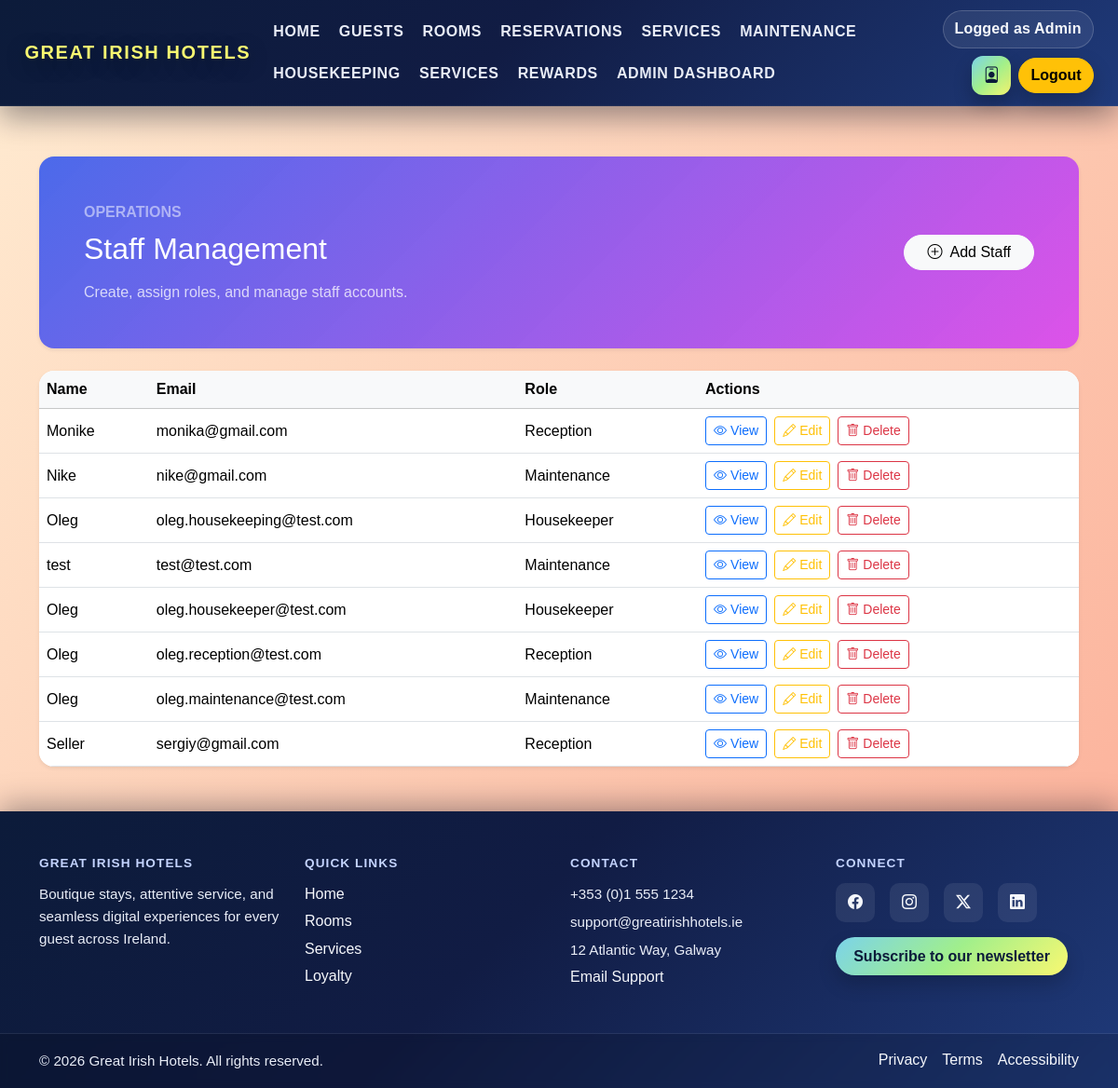
The page /management/staff/ (signed in) on the database its author committed.
### core/models.py (models this page shows, shortened)
class Staff(models.Model):
	name = models.CharField(max_length=100)
	role = models.ForeignKey('Role', on_delete=models.SET_NULL, null=True)
	email = models.EmailField(unique=True)
	password_hash = models.CharField(max_length=128)

class Role(models.Model):
	ROLE_CATEGORY_CHOICES = [
		('admin', 'Admin'),
		('guest', 'Guest'),
		('staff', 'Staff'),
	]
	name = models.CharField(max_length=50, unique=True)
	category = models.CharField(max_length=10, choices=ROLE_CATEGORY_CHOICES, default='staff')

### core/views.py (the view)
# urls.py: path('management/staff/', staff_list, name='staff_list'),
@staff_member_required
def staff_list(request):
	try:
		staffs = Staff.objects.all()
		context = get_user_context(request)
		context['staffs'] = staffs
		return render(request, 'core/staff_list.html', context)
	except Exception:
		messages.error(request, 'An error occurred while retrieving staff members.')
		return redirect('admin_dashboard')

### core/views.py (called while the page is built, shortened)
def get_user_context(request):
	guest_name = None
	staff_name = None
	staff_role = None
	guest_id_document = None
	guest_id = request.session.get('guest_id')
	staff_id = request.session.get('staff_id')
	if guest_id:
		try:
			from .models import Guest
			guest_obj = Guest.objects.get(id=guest_id)
			guest_name = f"{guest_obj.first_name} {guest_obj.last_name}"
			guest_id_document = guest_obj.id_document.split('|')[0] if guest_obj.id_document else ''
		except Exception:
			pass
	return {'guest_name': guest_name, 'staff_name': staff_name, 'staff_role': staff_role, 'guest_id_document': guest_id_document}

### core/templates/core/staff_list.html (shortened to what this page needs)
{% extends "base.html" %}
{% block content %}
{% include "header.html" %}
<main class="container py-5 guests-management">
    <section class="guest-management-hero rounded-4 shadow-sm p-4 p-lg-5 mb-4">
        <div class="row align-items-center g-4">
            <div class="col-lg-8">
                <p class="text-uppercase text-white-50 fw-semibold mb-2">Operations</p>
                <h2 class="text-white mb-3">Staff Management</h2>
                <p class="text-white-75 mb-0">Create, assign roles, and manage staff accounts.</p>
            </div>
            <div class="col-lg-4 text-lg-end">
                <a href="{% url 'staff_create' %}" class="btn btn-light rounded-pill px-4">
                    <i class="bi bi-plus-circle me-2"></i>Add Staff
                </a>
            </div>
        </div>
    </section>
    {% if staffs %}
        <div class="table-responsive card shadow-sm border-0 rounded-4 overflow-hidden">
            <table class="table table-hover mb-0 align-middle">
                <thead class="table-light">
                    <tr>
                        <th>Name</th>
                        <th>Email</th>
                        <th>Role</th>
                        <th>Actions</th>
                    </tr>
                </thead>
                <tbody>
                    {% for staff in staffs %}
                        <tr>
                            <td>{{ staff.name }}</td>
                            <td>{{ staff.email }}</td>
                            <td>{% if staff.role %}{{ staff.role.name }}{% endif %}</td>
                            <td>
                                <div class="d-inline-flex gap-2">
                                    <a href="{% url 'staff_detail' staff.id %}" class="btn btn-sm btn-outline-primary" title="View">
                                        <i class="bi bi-eye me-1"></i>View
                                    </a>
                                    <a href="{% url 'staff_update' staff.id %}" class="btn btn-sm btn-outline-warning" title="Edit">
                                        <i class="bi bi-pencil me-1"></i>Edit
                                    </a>
                                    <a href="{% url 'staff_delete' staff.id %}" class="btn btn-sm btn-outline-danger" title="Delete">
                                        <i class="bi bi-trash me-1"></i>Delete
                                    </a>
                                </div>
                            </td>
                        </tr>
                    {% endfor %}
                </tbody>
            </table>
        </div>
    {% else %}
        <div class="alert alert-info text-center py-5">
            <p>No staff found. <a href="{% url 'staff_create' %}">Create one</a></p>
        </div>
    {% endif %}
</main>
{% endblock %}

### core/static/style.css (style rules this page uses)
html, body { font-family: Arial, sans-serif; background-color: transparent; position: relative; overflow-x: hidden; min-height: 100%; height: 100%; margin: 0; padding: 0; }
body { display: flex; flex-direction: column; padding-top: calc(var(--nav-height) + 10px); }
main { flex: 1; padding-top: 0.35rem; }
body::before { content: ""; position: fixed; top: 0; left: 0; width: 100%; height: 100%; z-index: -1; background: linear-gradient(130deg, #ffecd2, #fcb69f, #ff9a8b, #ff758c, #f6416c, #f76b1c, #c471ed, #662d8c); background-size: 600% 600%; animation: gradientDrift 12s ease-in-out infinite; pointer-events: none; }
.guests-management .guest-management-hero { background: linear-gradient(135deg, rgba(66, 99, 235, 0.95), rgba(217, 70, 239, 0.9)); color: #fff; margin-top: 2rem; }
.text-white-75 { color: rgba(255, 255, 255, 0.75) !important; }
:root { --nav-height: 78px; }

### rows shown on the page
Staff: name "Monike", email "monika@gmail.com", role.name "Reception"
Staff: name "Nike", email "nike@gmail.com", role.name "Maintenance"
Staff: name "Oleg", email "oleg.housekeeping@test.com", role.name "Housekeeper"
Staff: name "test", email "test@test.com", role.name "Maintenance"
Staff: name "Oleg", email "oleg.housekeeper@test.com", role.name "Housekeeper"
Staff: name "Oleg", email "oleg.reception@test.com", role.name "Reception"
Staff: name "Oleg", email "oleg.maintenance@test.com", role.name "Maintenance"
Staff: name "Seller", email "sergiy@gmail.com", role.name "Reception"
